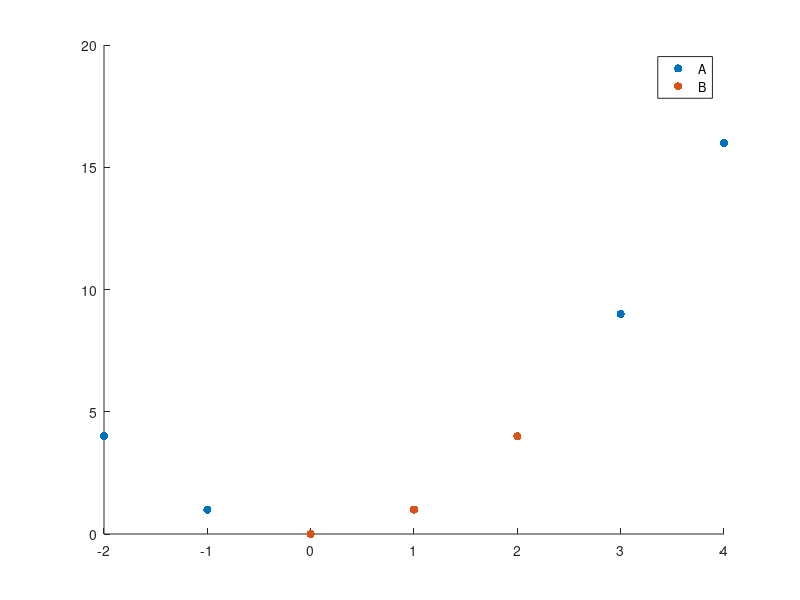

This chart was generated by the following MATLAB code:
x1= [-2,-1,0,1,2];
y1 = [-5,9,11,13,27];

axis equal
%scatter(x1,y1)

x        = [-2,-1,0,1,2,3,4];
xSquared = [4,1,0,1,4,9,16];
y = ['A','A','B','B','B','A','A'];
xa = [-2,-1,3,4];
xa2 = xa.^2;
ya = [0,0,0,0];
scatter(xa,xa2,"filled");
%scatter(xa,ya,"filled");
hold on
xb = [0,1,2];
xb2 = xb.^2;
yb = [0,0,0];
%scatter(xb,yb,"filled");
scatter(xb,xb2,"filled");
legend('A','B','Location','Best');
